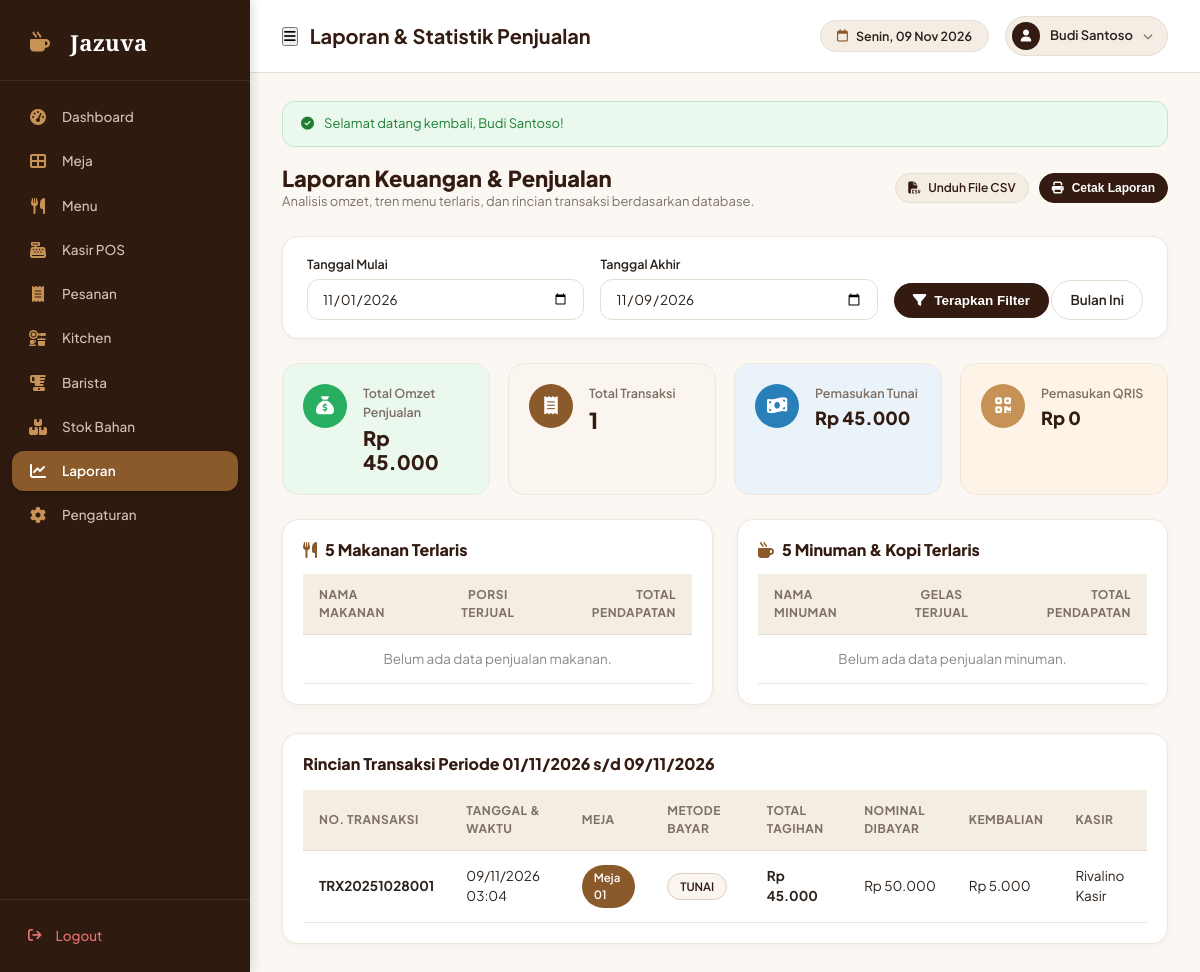
Screenshot of /admin/reports.php (signed in) with the database file from the repository.
### tables this page shows
CREATE TABLE `payments` (
  `id` INT AUTO_INCREMENT PRIMARY KEY,
  `order_id` INT NULL,
  `session_id` INT NULL,
  `transaction_number` VARCHAR(50) NOT NULL UNIQUE,
  `payment_method` ENUM('tunai', 'qris') NOT NULL DEFAULT 'tunai',
  `subtotal` DECIMAL(12, 2) NOT NULL DEFAULT 0.00,
  `service_charge_amount` DECIMAL(12, 2) NOT NULL DEFAULT 0.00,
  `tax_amount` DECIMAL(12, 2) NOT NULL DEFAULT 0.00,
  `midtrans_transaction_id` VARCHAR(100) NULL,
  `qris_qr_url` TEXT NULL,
  `total_bill` DECIMAL(12, 2) NOT NULL,
  `amount_paid` DECIMAL(12, 2) NOT NULL,
  `change_amount` DECIMAL(12, 2) NOT NULL DEFAULT 0.00,
  `payment_status` ENUM('menunggu', 'lunas', 'batal') DEFAULT 'lunas',
  `cashier_id` INT NULL,
  `notes` VARCHAR(255) NULL,
  `created_at` TIMESTAMP DEFAULT CURRENT_TIMESTAMP,
  FOREIGN KEY (`order_id`) REFERENCES `orders` (`id`) ON DELETE SET NULL,
  FOREIGN KEY (`session_id`) REFERENCES `table_sessions` (`id`) ON DELETE SET NULL,
  FOREIGN KEY (`cashier_id`) REFERENCES `users` (`id`) ON DELETE SET NULL
);

CREATE TABLE `users` (
  `id` INT AUTO_INCREMENT PRIMARY KEY,
  `role_id` INT NOT NULL,
  `username` VARCHAR(50) NOT NULL UNIQUE,
  `password` VARCHAR(255) NOT NULL,
  `full_name` VARCHAR(100) NOT NULL,
  `email` VARCHAR(100) NULL,
  `phone` VARCHAR(30) NULL,
  `avatar` VARCHAR(255) DEFAULT 'default-avatar.png',
  `status` ENUM('active', 'inactive') DEFAULT 'active',
  `created_at` TIMESTAMP DEFAULT CURRENT_TIMESTAMP,
  `updated_at` TIMESTAMP DEFAULT CURRENT_TIMESTAMP ON UPDATE CURRENT_TIMESTAMP,
  FOREIGN KEY (`role_id`) REFERENCES `roles` (`id`) ON DELETE RESTRICT
);

### includes/functions.php (called while the page is built, shortened)
<?php
function formatRupiah($amount): string {
    return 'Rp ' . number_format((float)$amount, 0, ',', '.');
}

### admin/reports.php (the view, shortened to what this page needs)
<?php
require_once __DIR__ . '/../includes/functions.php';
$pdo = getDbConnection();
$defaultStartDate = date('Y-m-01');
$defaultEndDate = date('Y-m-d');
$startDate = $_GET['start_date'] ?? $defaultStartDate;
$endDate = $_GET['end_date'] ?? $defaultEndDate;
$dateError = null;
$rangeStart = $dateError ? null : $startDate . ' 00:00:00';
$rangeEnd = $dateError ? null : $endDate . ' 00:00:00';
$summary = [
    'total_tx' => 0,
    'grand_revenue' => 0,
    'cash_rev' => 0,
    'qris_rev' => 0
];
$topFoods = [];
$topDrinks = [];
$transactions = [];
if (!$dateError) {
    $stmtSummary = $pdo->prepare("SELECT
        COUNT(id) as total_tx,
        COALESCE(SUM(total_bill), 0) as grand_revenue,
        COALESCE(SUM(CASE WHEN payment_method = 'tunai' THEN total_bill ELSE 0 END), 0) as cash_rev,
        COALESCE(SUM(CASE WHEN payment_method = 'qris' THEN total_bill ELSE 0 END), 0) as qris_rev
        FROM payments
        WHERE created_at >= ? AND created_at < DATE_ADD(?, INTERVAL 1 DAY)
          AND payment_status = 'lunas'");
    $stmtSummary->execute([$rangeStart, $rangeEnd]);
    $summary = $stmtSummary->fetch();
    $paidSessionCondition = "EXISTS (
        SELECT 1
        FROM payments p
        WHERE p.payment_status = 'lunas'
          AND p.created_at >= ?
          AND p.created_at < DATE_ADD(?, INTERVAL 1 DAY)
          AND (p.order_id = o.id OR (p.session_id IS NOT NULL AND p.session_id = o.session_id))
    )";
    $stmtTopFood = $pdo->prepare("SELECT m.name, SUM(oi.quantity) as total_qty, SUM(oi.subtotal) as total_rev
                                  FROM order_items oi
                                  JOIN orders o ON oi.order_id = o.id
                                  JOIN menus m ON oi.menu_id = m.id
                                  WHERE oi.station = 'kitchen' AND oi.item_status != 'dibatalkan'
                                    AND {$paidSessionCondition}
                                  GROUP BY m.id
                                  ORDER BY total_qty DESC LIMIT 5");
    $stmtTopFood->execute([$rangeStart, $rangeEnd]);
    $topFoods = $stmtTopFood->fetchAll();
    $stmtTopDrink = $pdo->prepare("SELECT m.name, SUM(oi.quantity) as total_qty, SUM(oi.subtotal) as total_rev
                                   FROM order_items oi
                                   JOIN orders o ON oi.order_id = o.id
                                   JOIN menus m ON oi.menu_id = m.id
                                   WHERE oi.station = 'barista' AND oi.item_status != 'dibatalkan'
                                     AND {$paidSessionCondition}
                                   GROUP BY m.id
                                   ORDER BY total_qty DESC LIMIT 5");
    $stmtTopDrink->execute([$rangeStart, $rangeEnd]);
    $topDrinks = $stmtTopDrink->fetchAll();
    $stmtTx = $pdo->prepare("SELECT p.*, t.table_number, u.full_name as cashier_name
                             FROM payments p
                             LEFT JOIN table_sessions ts ON p.session_id = ts.id
                             LEFT JOIN restaurant_tables t ON ts.table_id = t.id
                             LEFT JOIN users u ON p.cashier_id = u.id
                             WHERE p.created_at >= ? AND p.created_at < DATE_ADD(?, INTERVAL 1 DAY)
                               AND p.payment_status = 'lunas'
                             ORDER BY p.id DESC");
    $stmtTx->execute([$rangeStart, $rangeEnd]);
    $transactions = $stmtTx->fetchAll();
}
require_once __DIR__ . '/../includes/header.php';
?>
<div style="display: flex; align-items: center; justify-content: space-between; margin-bottom: 24px; flex-wrap: wrap; gap: 14px;">
  <div>
    <h2 style="font-size: 22px; font-weight: 800; color: var(--color-primary);">Laporan Keuangan &amp; Penjualan</h2>
    <p style="font-size: 13px; color: var(--color-text-muted);">Analisis omzet, tren menu terlaris, dan rincian transaksi berdasarkan database.</p>
  </div>
  <div style="display: flex; gap: 10px;">
    <a href="<?= BASE_URL ?>/admin/reports.php?start_date=<?= urlencode($startDate) ?>&end_date=<?= urlencode($endDate) ?>&export=csv" class="btn btn-secondary btn-sm">
      <i class="fa-solid fa-file-csv"></i> Unduh File CSV
    </a>
    <button type="button" class="btn btn-primary btn-sm" onclick="window.print()">
      <i class="fa-solid fa-print"></i> Cetak Laporan
    </button>
  </div>
</div>
<div class="card" style="margin-bottom: 24px; padding: 18px 24px;">
  <form method="GET" action="" style="display: flex; gap: 16px; align-items: flex-end; flex-wrap: wrap;">
    <div style="flex: 1; min-width: 180px;">
      <label class="form-label">Tanggal Mulai</label>
      <input type="date" name="start_date" class="form-control" value="<?= htmlspecialchars($startDate) ?>">
    </div>
    <div style="flex: 1; min-width: 180px;">
      <label class="form-label">Tanggal Akhir</label>
      <input type="date" name="end_date" class="form-control" value="<?= htmlspecialchars($endDate) ?>">
    </div>
    <div>
      <button type="submit" class="btn btn-primary">
        <i class="fa-solid fa-filter"></i> Terapkan Filter
      </button>
      <a href="<?= BASE_URL ?>/admin/reports.php" class="btn btn-outline">Bulan Ini</a>
    </div>
  </form>
</div>
<div style="display: grid; grid-template-columns: repeat(4, 1fr); gap: 18px; margin-bottom: 24px;">
  <div class="stat-card card-green">
    <div class="stat-icon"><i class="fa-solid fa-sack-dollar"></i></div>
    <div class="stat-info">
      <div class="stat-label">Total Omzet Penjualan</div>
      <div class="stat-value" style="font-size: 20px;"><?= formatRupiah($summary['grand_revenue']) ?></div>
    </div>
  </div>
  <div class="stat-card card-brown">
    <div class="stat-icon"><i class="fa-solid fa-receipt"></i></div>
    <div class="stat-info">
      <div class="stat-label">Total Transaksi</div>
      <div class="stat-value"><?= (int)$summary['total_tx'] ?></div>
    </div>
  </div>
  <div class="stat-card card-blue">
    <div class="stat-icon"><i class="fa-solid fa-money-bill-wave"></i></div>
    <div class="stat-info">
      <div class="stat-label">Pemasukan Tunai</div>
      <div class="stat-value" style="font-size: 18px;"><?= formatRupiah($summary['cash_rev']) ?></div>
    </div>
  </div>
  <div class="stat-card card-brown" style="background: #FDF4E7;">
    <div class="stat-icon" style="background: #C69255;"><i class="fa-solid fa-qrcode"></i></div>
    <div class="stat-info">
      <div class="stat-label">Pemasukan QRIS</div>
      <div class="stat-value" style="font-size: 18px;"><?= formatRupiah($summary['qris_rev']) ?></div>
    </div>
  </div>
</div>
<div style="display: grid; grid-template-columns: 1fr 1fr; gap: 24px; margin-bottom: 28px;">
  <div class="card">
    <h3 style="font-size: 16px; font-weight: 800; color: var(--color-primary); margin-bottom: 14px; display: flex; align-items: center; gap: 8px;">
      <i class="fa-solid fa-utensils" style="color: #8B5A2B;"></i> 5 Makanan Terlaris
    </h3>
    <table class="table">
      <thead>
        <tr>
          <th>Nama Makanan</th>
          <th style="text-align: center;">Porsi Terjual</th>
          <th style="text-align: right;">Total Pendapatan</th>
        </tr>
      </thead>
      <tbody>
        <?php if (empty($topFoods)): ?>
          <tr><td colspan="3" style="text-align: center; color: #888;">Belum ada data penjualan makanan.</td></tr>
        <?php endif; ?>
      </tbody>
    </table>
  </div>
  <div class="card">
    <h3 style="font-size: 16px; font-weight: 800; color: var(--color-primary); margin-bottom: 14px; display: flex; align-items: center; gap: 8px;">
      <i class="fa-solid fa-mug-hot" style="color: #8B5A2B;"></i> 5 Minuman &amp; Kopi Terlaris
    </h3>
    <table class="table">
      <thead>
        <tr>
          <th>Nama Minuman</th>
          <th style="text-align: center;">Gelas Terjual</th>
          <th style="text-align: right;">Total Pendapatan</th>
        </tr>
      </thead>
      <tbody>
        <?php if (empty($topDrinks)): ?>
          <tr><td colspan="3" style="text-align: center; color: #888;">Belum ada data penjualan minuman.</td></tr>
        <?php endif; ?>
      </tbody>
    </table>
  </div>
</div>
<div class="card">
  <h3 style="font-size: 16px; font-weight: 800; color: var(--color-primary); margin-bottom: 16px;">
    Rincian Transaksi Periode <?= date('d/m/Y', strtotime($startDate)) ?> s/d <?= date('d/m/Y', strtotime($endDate)) ?>
  </h3>
  <div class="table-responsive">
    <table class="table">
      <thead>
        <tr>
          <th>No. Transaksi</th>
          <th>Tanggal &amp; Waktu</th>
          <th>Meja</th>
          <th>Metode Bayar</th>
          <th>Total Tagihan</th>
          <th>Nominal Dibayar</th>
          <th>Kembalian</th>
          <th>Kasir</th>
        </tr>
      </thead>
      <tbody>
        <?php if (empty($transactions)): ?>
          <tr>
            <td colspan="8" style="text-align: center; padding: 30px; color: #888;">
              Tidak ada riwayat transaksi pada rentang tanggal yang dipilih.
            </td>
          </tr>
        <?php else: ?>
          <?php foreach ($transactions as $t): ?>
            <tr>
              <td><strong><?= htmlspecialchars($t['transaction_number']) ?></strong></td>
              <td><?= date('d/m/Y H:i', strtotime($t['created_at'])) ?></td>
              <td><span class="badge badge-menunggu" style="background: #8B5A2B;">Meja <?= htmlspecialchars($t['table_number'] ?? '01') ?></span></td>
              <td><span class="badge" style="background:#FAF5EE; color:#331B11; border:1px solid #DCCBBF;"><?= strtoupper($t['payment_method']) ?></span></td>
              <td><strong><?= formatRupiah($t['total_bill']) ?></strong></td>
              <td><?= formatRupiah($t['amount_paid']) ?></td>
              <td><?= formatRupiah($t['change_amount']) ?></td>
              <td><?= htmlspecialchars($t['cashier_name'] ?? 'Kasir') ?></td>
            </tr>
          <?php endforeach; ?>
        <?php endif; ?>
      </tbody>
    </table>
  </div>
</div>
<?php require_once __DIR__ . '/../includes/footer.php'; ?>

### assets/css/style.css (style rules this page uses)
:root { --color-primary: #331B11; --color-primary-dark: #22120B; --color-primary-light: #523122; --color-accent: #8B5A2B; --color-accent-gold: #C69255; --color-accent-hover: #73471E; --color-bg-main: #FBF8F4; --color-bg-card: #FFFFFF; --color-bg-muted: #F4EDE4; --color-bg-alt: #F8F3EC; --color-border: #E8DDD2; --color-border-light: #F0E6DC; --color-text-main: #2A211B; --color-text-muted: #7E7065; --color-text-light: #A89B8F; --color-text-white: #FFFFFF; --color-status-green: #27AE60; --color-status-green-bg: #EAF8EE; --color-status-blue: #2980B9; --color-status-blue-bg: #EBF5FB; --color-status-orange: #E67E22; --color-status-orange-bg: #FEF5EB; --color-status-brown: #8B5A2B; --color-status-brown-bg: #F8EFE7; --color-status-red: #E74C3C; --color-status-red-bg: #FDEDEC; --shadow-sm: 0 2px 6px rgba(51, 27, 17, 0.04); --shadow-md: 0 4px 14px rgba(51, 27, 17, 0.07); --shadow-lg: 0 10px 25px rgba(51, 27, 17, 0.1); --shadow-card: 0 4px 20px rgba(51, 27, 17, 0.06); --radius-sm: 8px; --radius-md: 12px; --radius-lg: 16px; --radius-xl: 24px; --radius-pill: 9999px; --transition-fast: all 0.2s ease; --transition-normal: all 0.3s ease; }
* { box-sizing: border-box; margin: 0; padding: 0; }
body { font-family: 'Plus Jakarta Sans', -apple-system, BlinkMacSystemFont, 'Segoe UI', Roboto, sans-serif; background-color: var(--color-bg-main); color: var(--color-text-main); line-height: 1.5; font-size: 14px; -webkit-font-smoothing: antialiased; }
a { color: var(--color-accent); text-decoration: none; transition: var(--transition-fast); }
h1, h2, h3, h4, h5, h6 { color: var(--color-primary); font-weight: 700; line-height: 1.25; }
.btn { display: inline-flex; align-items: center; justify-content: center; gap: 8px; padding: 9px 18px; font-size: 13.5px; font-weight: 600; border-radius: var(--radius-pill); border: 1px solid transparent; cursor: pointer; transition: var(--transition-fast); text-decoration: none; white-space: nowrap; }
.btn-primary { background-color: var(--color-primary); color: var(--color-text-white); border-color: var(--color-primary); }
.btn-secondary { background-color: var(--color-bg-muted); color: var(--color-primary); border-color: var(--color-border); }
.btn-outline { background: transparent; border-color: var(--color-border); color: var(--color-text-main); }
.btn-sm { padding: 5px 12px; font-size: 12px; border-radius: var(--radius-pill); }
.badge { display: inline-flex; align-items: center; gap: 6px; padding: 4px 12px; font-size: 11.5px; font-weight: 600; border-radius: var(--radius-pill); }
.badge-menunggu { background-color: #F39C12; color: #FFFFFF; }
.form-label { display: block; font-size: 12.5px; font-weight: 600; color: var(--color-text-main); margin-bottom: 6px; }
.form-control, .form-select { width: 100%; padding: 10px 14px; font-size: 13.5px; font-family: inherit; color: var(--color-text-main); background-color: #FFFFFF; border: 1px solid var(--color-border); border-radius: var(--radius-md); transition: var(--transition-fast); outline: none; }
.form-control::placeholder { color: var(--color-text-light); }
.card { background: var(--color-bg-card); border-radius: var(--radius-lg); border: 1px solid var(--color-border-light); box-shadow: var(--shadow-sm); padding: 20px; transition: var(--transition-fast); }
.table-responsive { width: 100%; overflow-x: auto; }
.table { width: 100%; border-collapse: separate; border-spacing: 0; text-align: left; }
.table th { padding: 12px 16px; font-size: 12px; font-weight: 700; color: var(--color-text-muted); text-transform: uppercase; letter-spacing: 0.5px; border-bottom: 1px solid var(--color-border); background: var(--color-bg-muted); }
.table td { padding: 14px 16px; font-size: 13.5px; border-bottom: 1px solid var(--color-border-light); color: var(--color-text-main); vertical-align: middle; }

### rows the page displays
payments: transaction_number "TRX20251028001", created_at "09/11/2026 03:04", table_number "01", payment_method "TUNAI", total_bill "Rp 45.000", amount_paid "Rp 50.000", change_amount "Rp 5.000", cashier.full_name "Rivalino Kasir"

### other values shown
$pageTitle "Laporan & Statistik Penjualan"
$currentUser['full_name'] "Budi Santoso"
$successMsg "Selamat datang kembali, Budi Santoso!"
formatRupiah($summary['grand_revenue']) "Rp 45.000"
$summary['total_tx'] "1"
formatRupiah($summary['cash_rev']) "Rp 45.000"
formatRupiah($summary['qris_rev']) "Rp 0"
